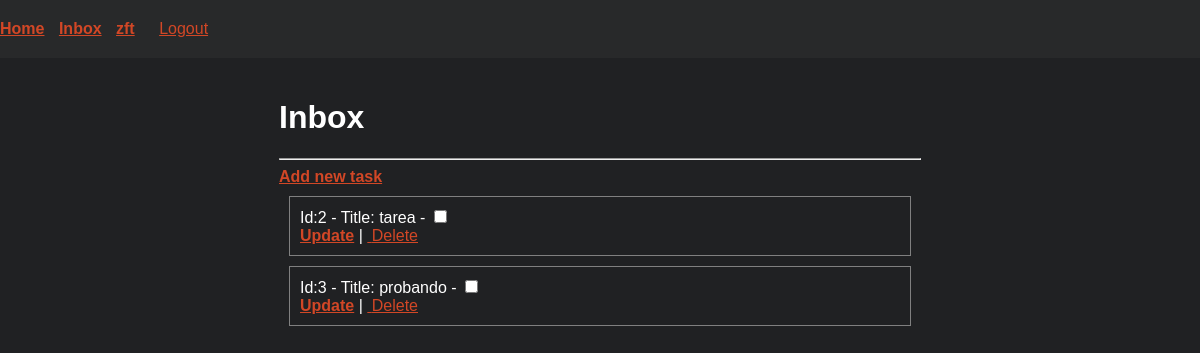
Page /inbox/ (signed in) on the earlier database version.
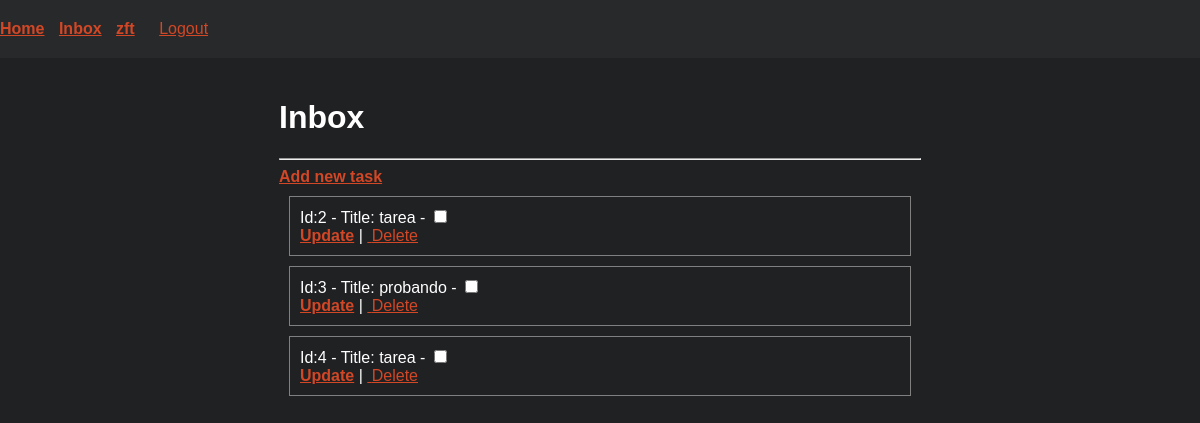
Same page on the later database version.
### base/models.py (models this page shows, shortened)
class Task(models.Model):
    title = models.CharField(max_length=500)
    description = models.TextField(blank=True, null=True)
    done = models.BooleanField(default=False)
    start_date = models.DateTimeField(blank=True, null=True)
    due_date = models.DateTimeField(blank=True, null=True)
    priority = models.IntegerField(
        default=1,
        validators=[MinValueValidator(1), MaxValueValidator(4)]
    )
    updated = models.DateTimeField(auto_now=True)
    created = models.DateTimeField(auto_now_add=True)
    project = models.ForeignKey(Project, on_delete=models.CASCADE,null=True,blank=True)
    owner = models.ForeignKey(User, on_delete=models.CASCADE,null=True)
    tags = models.ManyToManyField(Tag, blank=True)
    class Meta():
        ordering = ['done','priority']

### base/views.py (the view)
# urls.py: path("inbox/", views.inbox, name="inbox"),
@login_required(login_url='login')
def inbox(request):
    user = request.user
    tasks = Task.objects.filter(owner=user, project__isnull=True)
    context = {'tasks': tasks}
    return render(request,'base/inbox.html',context)

### base/templates/base/inbox.html (shortened to what this page needs)
{% extends 'main.html' %}
{% block content %}
<h1>Inbox</h1>
<hr>
<div>
    <strong><a href="{% url 'add-task' %}">Add new task</a></strong>
{% for task in  tasks %}
<div style="border: 1px solid grey; width: 600px; margin: 10px; padding:10px;" >
    Id:{{task.id}} - Title: {{task.title}} - <input type="checkbox" name="done" {% if task.done %} checked {% endif %}>
    <div> <strong><a href="{% url 'update-task' task.id %}">Update</a></strong> | <a href="{% url 'delete-task' task.id %}" class=""> Delete</a></div>
</div>
{% endfor %}
</div>
{% endblock %}

Differences in the rows shown:
added Task: id "4", title "tarea"
